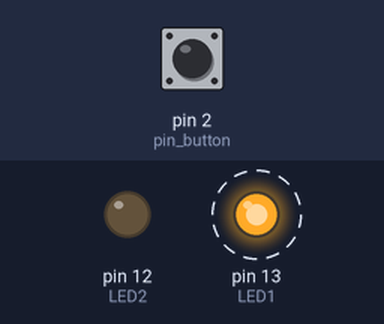
A sketch run on a simulated Arduino Uno, built with avr-gcc and run on an emulated ATmega328P. Parts: output pins drawn as LEDs (lit = HIGH). Dashed ring = blinking. The inputs (shaded band) are chosen by the test bench; at power-on: pin 2 (pin_button) LOW.

Above: at 3.8 s.
3.9 s: pin 2 (pin_button) pulled HIGH for 1.3 s
At 4.8 s:
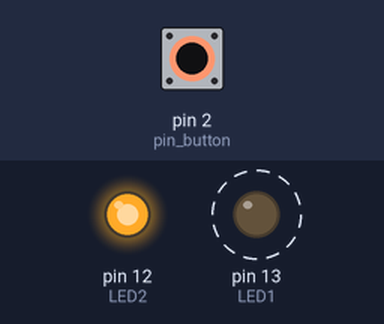
7.4 s: pin 2 (pin_button) pulled HIGH for 3.2 s
At 9.8 s:
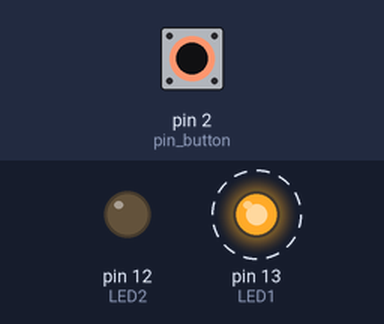
Timing chart, 0 to 18.1 s (numbered marks = the images above; inputs shaded):
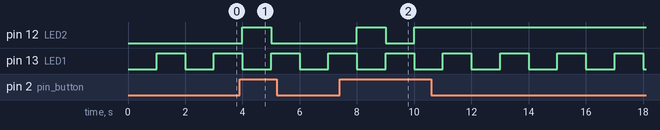

The sketch:

CH_17_03.ino
```cpp
int LED1 = 13, LED2 = 12;    // LED 연결 핀
int pin_button = 2;     // 버튼 연결 핀
boolean state1 = false, state2 = false; // LED 상태

void setup() {
  pinMode(LED1, OUTPUT);    // LED 연결 핀을 출력으로 설정
  pinMode(LED2, OUTPUT);
  pinMode(pin_button, INPUT);   // 버튼 연결 핀을 입력으로 설정
}

void loop() {
  digitalWrite(LED1, state1);   // 13번 핀 LED 상태 표시
  delay(1000);        // 1초 대기
  state1 = !state1;     // 13번 핀 LED 상태 반전

  if (digitalRead(pin_button)) {    // 버튼이 눌러진 경우
    state2 = !state2;     // 12번 핀 LED 상태 반전
    digitalWrite(LED2, state2);   // 12번 핀 LED 상태 표시
  }
}
```

Measured:
- after the input at 3.9 s, pin 12 (LED2): LOW → HIGH after 0.10 s, → LOW 1.0 s later
- after the input at 7.4 s, pin 12 (LED2): LOW → HIGH after 0.60 s, → LOW 1.0 s later, → HIGH 1.0 s later
- by itself, pin 13 (LED1): alternates HIGH for 1.0 s and LOW for 1.0 s
